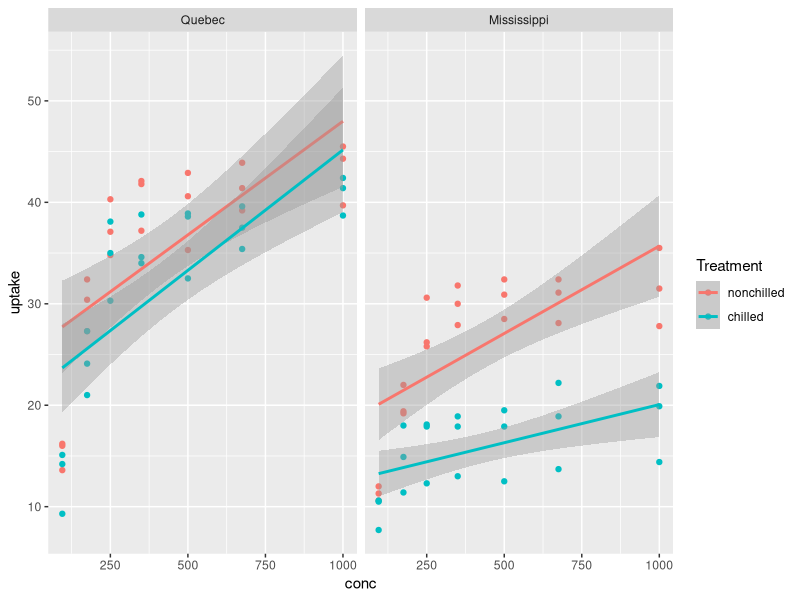

The R script that drew this image: (Note: this script raises an error after producing the figure.)
library(ggplot2)
library(broom)
library(mgcv)
method <- "glm"
p <- ggplot(data = CO2, aes(x = conc, y = uptake, colour = Treatment)) +
	geom_point() +
	geom_smooth(method = method) +
	#geom_smooth(method = method, formula = y ~ s(x, bs = "cs", k = 5)) +
	facet_wrap(.~ Type)
p
# https://stackoverflow.com/questions/40854225/how-to-identify-the-function-used-by-geom-smooth
getInfo <- function(plot, layer = 2) {
  layerData <- plot$layers[[layer]]$layer_data(plot$data)
  layout <- ggplot2:::create_layout(plot$facet, plot$coordinates)
  data <- layout$setup(list(layerData), plot$data, plot$plot_env)
  data[[1]] <- plot$layers[[layer]]$compute_aesthetics(data[[1]], plot)
  scales <- plot$scales
  data[[1]] <- ggplot2:::scales_transform_df(scales = scales, df = data[[1]])
  layout$train_position(data, scales$get_scales("x"), scales$get_scales("y"))
  data <- layout$map_position(data)[[1]]
  statParams <- suppressMessages(
    plot$layers[[layer]]$stat$setup_params(data = data, 
                                           params = plot$layers[[layer]]$stat_params)
    )
  if(identical(statParams$method, mgcv::gam)) statParams$method <- "gam"
  return(list(statParams, data))
}

res <- getInfo(p, 2)
resModel <- res[[1]]
formula <- resModel$formula
method <- resModel$method
df <- res[[2]]
df$interaction <- interaction(df$PANEL, df$group)

calcParams <- function(df, formula, method) {
	if (method == "lm") {
		model <- lm(formula, data = df)
		r_squared <- summary(model)$r.squared
		anova_table <- anova(model)
		f_value <- anova_table$`F value`[1]
		coefficients <- coef(model)
		equation <- paste("Y =", round(coefficients[1], 2), "+", 
                  round(coefficients[2], 2), "* X")
		p_value <- summary(model)$coefficients[2,4] 
		n <- nrow(df)
		annotations <- paste("R-squared:", round(r_squared, 2),
                     "F-value:", round(f_value, 2), "\n",
                     "Equation:", equation,
                     "Sample Size (n):", n, "\n",
                     "p-value:", round(p_value, 8) )
		df$annotation <- annotations
		df$xPos <- mean(df$x)
		df$yPos <- max(df$y)
		return(df)
	} else if(method == "glm") {
		model <- glm(formula, data = df)
		r_squared <- with(summary(model), 1 - deviance/null.deviance)
		coefficients <- coef(model)
		n <- nrow(df)
		equation <- paste("Y =", round(coefficients[1], 2), "+", 
                  round(coefficients[2], 2), "* X")
		p_value <- summary(model)$coefficients[2,4] 
		annotations <- paste("R-squared:", round(r_squared, 2),
                     "Equation:", equation,
                     "Sample Size (n):", n, "\n",
                     "p-value:", round(p_value, 16) )
		df$annotation <- annotations
		df$xPos <- mean(df$x)
		df$yPos <- max(df$y)
		return(df)
	} else if(method == "gam") {
		model <- gam(formula, data = df)
		print(formula)
		r_squared <- summary(model)$r.sq
		f_value <- summary(model)$p.t
		coefficients <- coef(model)
		n <- nrow(df)
		equation <- paste("Y =", round(coefficients[1], 2), "+", 
                  round(coefficients[2], 2), "* X")
		p_value <- summary(model)$p.pv
		annotations <- paste("R-squared:", round(r_squared, 2),
                     "F-value:", round(f_value, 2), "\n",
                     "Equation:", equation,
                     "Sample Size (n):", n, "\n",
                     "p-value:", round(p_value, 16) )
		df$annotation <- annotations
		df$xPos <- mean(df$x)
		df$yPos <- max(df$y)
		return(df)
	} else if(method == "loess") {
		
	}
}

results <- lapply(unique(df$interaction), function(x) {
	sub <- df[df$interaction == x, ]
	calcParams(sub, formula, method)
})
df <- Reduce(rbind, results)
names(df) <- ifelse(names(df) == "PANEL", "Panel", names(df))
p <- ggplot(data = df, aes(x = x, y = y, colour = colour)) +
	geom_point() +
	#geom_smooth(method = method, formula = y ~ s(x, bs = "cs", k = 5)) +
	geom_smooth(method = method) +
	facet_wrap(.~ Panel)
p
p + geom_text(aes(x = xPos, y = yPos, label = annotation), size = 3)